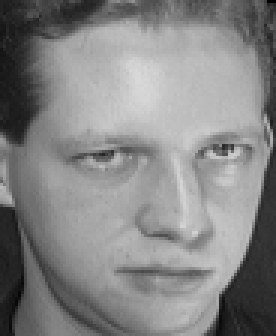
#> input picture dataset/ORL/ORL92112/bmp/s1/10.BMP, 92 x 112 px (shown 3 times larger)
$ jupyter execute --allow-errors ORL_PCA.ipynb   (Python 2 division)   (older library calls are emulated)
#> lines starting #> are read from the running program, lines starting #| are printed output that depends on the picture
[cell 1]
import scipy.io as sio
import numpy as np
import os
import sys
from PIL import Image
import errno
from sklearn.decomposition import PCA

[cell 2]
mat_file = "dataset/PIE dataset/Pose05_64x64.mat"

#> (the rest of this cell did not finish here and is left out)

#> (a cell that did not finish here is left out)

#> (a cell that did not finish here is left out)

[cell 5]
def consine_distance(feature1, feature2):
    '''
    @brief: compute consine distance between two vectors
    @param : feature1
    @param : feature2
    '''
    num = np.dot(feature1,feature2.T)
    denom = np.linalg.norm(feature1) * np.linalg.norm(feature2)
    cos = num / denom #compute cos
    sim = 0.5 + 0.5 * float(cos)
    return sim

# ## test
# a = np.array([1,1])
# b = np.array([-1,-1])
# print consine_distance(a,b)

[cell 6]
def read_images ( path , sz = None ):
#> called with sz = (23, 28)
    c = 0
    X_train ,y_train = [] , []
    X_test ,y_test = [] , []
    for dirname , dirnames , filenames in os.walk ( path ):
        for subdirname in dirnames :
            subject_path = os.path.join ( dirname , subdirname )

            for filename in os.listdir ( subject_path ):
                if (filename != 'Thumbs.db'):
                    im = Image.open ( os.path.join ( subject_path , filename ))
#> im is the input picture: PIL image 92x112 L; min 1, max 217, mean 132.8
                    im = im.convert ("L")
                    # resize to given size (if given )
                    if ( sz is not None ) :
                        im = im.resize (sz , Image.ANTIALIAS )
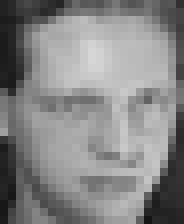
#> im: PIL image 23x28 L (shown 8 times larger); min 20, max 214, mean 132.8
                        if (filename != '4.BMP' and filename != '8.BMP'):
                            X_train.append ( np.asarray (im , dtype = np.uint8 ) )
                            y_train.append (c)
                        else:
                            X_test.append ( np.asarray (im , dtype = np.uint8 ) )
                            y_test.append (c)
            c = c + 1
#> c = 1
    return X_train , y_train, X_test, y_test

[cell 7]
ROOT = "/Users/caishaofan/Desktop/IPython/HW_FaceVerification/dataset/ORL/ORL92112/bmp"
size = 23,28
X_train, y_train, X_test, y_test= read_images(ROOT, size)

[cell 8]
X_train =  np.array(X_train)
y_train = np.array(y_train)
X_train_num = X_train.shape[0]
#> X_train_num = 2

X_test = np.array(X_test)
y_test = np.array(y_test)
X_test_num = X_test.shape[0]
#> X_test_num = 2

print X_train.shape
#| (2, 28, 23)
print X_test.shape
#| (2, 28, 23)
## reshape X_train X_test y_train y_test
X_train = X_train.reshape((X_train_num, -1))
X_test = X_test.reshape((X_test_num, -1))

print X_train.shape
#| (2, 644)
print X_test.shape
#| (2, 644)
print y_train.shape
#| (2,)
print y_test.shape
#| (2,)
